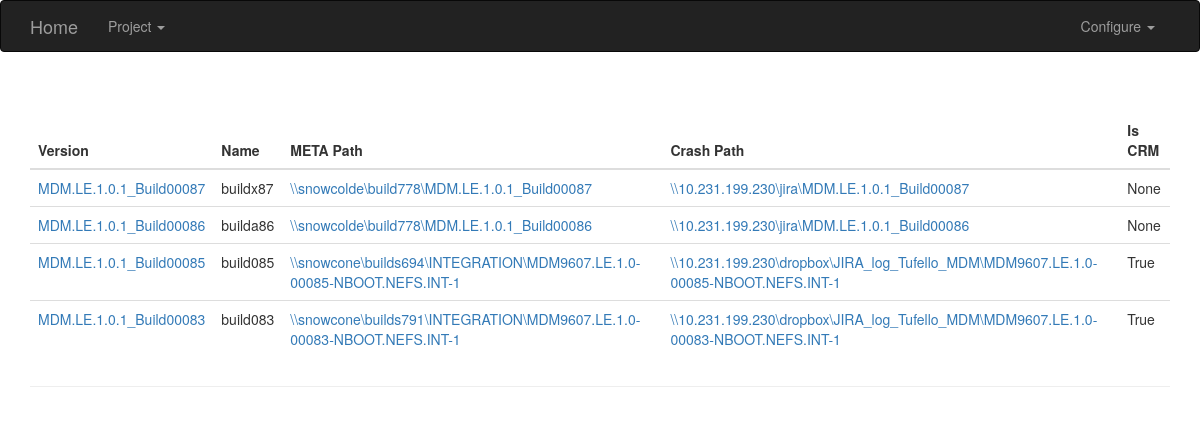
Page /build/list on the committed database.
### TBD.py (models this page shows, shortened)
class Build(db.Model):
    __tablename__ = 'builds'
    id = db.Column(db.Integer, primary_key=True)
    version = db.Column(db.TEXT, unique=True)
    name = db.Column(db.String(64), nullable=False)
    meta_path = db.Column(db.TEXT, nullable=False)
    crash_path = db.Column(db.TEXT, nullable=False)
    is_crm = db.Column(db.Boolean, nullable=True)
    td = db.relationship(TD, backref='build')

### TBD.py (the view)
@app.route('/build/list', methods=['GET', 'POST'])
def build_list():
    project = Project.query.order_by(Project.name).all()
    project_name = request.args.get('project_name', None)
    if project_name:
        builds = Build.query.join(Build.td).join(TD.project).filter(Project.name==project_name).order_by(db.desc(Build.version)).all()
    else:
        builds = Build.query.order_by(db.desc(Build.version)).all()
    if request.method == 'POST':
        build_list = []
        for build in builds:
            build_list.append({'version': build.version, 'name': build.name, 'meta_path': build.meta_path, 'crash_path': build.crash_path, 'is_crm': build.is_crm})
        return jsonify(code=0, result=build_list)
    else:
        return render_template('build_list.html', project=project, project_name=project_name, builds=builds)

### templates/build_list.html (shortened to what this page needs)
{% extends "base.html" %}
{% block content %}
<div class="container">
    <div class="page-header">
        <table class="table">
            <thead>
                <th>Version</th>
                <th>Name</th>
                <th>META Path</th>
                <th>Crash Path</th>
                <th>Is CRM</th>
            </thead>
            <tbody>
                {% for build in builds %}
                <tr>
                    <td><a href="{{ url_for('project_tbd') }}?project_name={{ project_name }}&build_version={{ build.version }}">{{ build.version }}</a></td>
                    <td>{{ build.name }}</td>
                    <td><a href="{{ build.meta_path }}">{{ build.meta_path }}</a></td>
                    <td><a href="{{ build.crash_path }}">{{ build.crash_path }}</a></td>
                    <td>{{ build.is_crm }}</td>
                </tr>
                {% endfor %}
            </tbody>
        </table>
    </div>
</div>
{% endblock %}7

### templates/base.html (shortened to what this page needs)
{% extends "bootstrap/base.html" %}
{% block head %}
{{ super() }}
{% endblock %}
{% block styles %}
<link href="{{ url_for('static', filename='css/bootstrap-3.3.5.min.css') }}" rel="stylesheet">
{% endblock %}
{% block navbar %}
<div class="navbar navbar-inverse" role="navigation">
    <div class="container">
        <div class="navbar-header">
            <a class="navbar-brand" href="{{ url_for('index') }}">Home</a>
        </div>
        <div class="navbar-collapse collapse">
            <ul class="nav navbar-nav">
                <li class="dropdown">
                    <a href="#" class="dropdown-toggle" data-toggle="dropdown">
                        Project <b class="caret"></b>
                    </a>
                </li>
            </ul>
            <ul class="nav navbar-nav navbar-right">
                <li class="dropdown">
                    <a href="#" class="dropdown-toggle" data-toggle="dropdown">
                        Configure <b class="caret"></b>
                    </a>
                </li>
            </ul>
        </div>
    </div>
</div>
{% endblock %}

### rows in the picture
Build: version "MDM.LE.1.0.1_Build00087", name "buildx87", meta_path "\\\\snowcolde\\build778\\MDM.LE.1.0.1_Build00087", crash_path "\\\\10.231.199.230\\jira\\MDM.LE.1.0.1_Build00087", is_crm "None"
Build: version "MDM.LE.1.0.1_Build00086", name "builda86", meta_path "\\\\snowcolde\\build778\\MDM.LE.1.0.1_Build00086", crash_path "\\\\10.231.199.230\\jira\\MDM.LE.1.0.1_Build00086", is_crm "None"
Build: version "MDM.LE.1.0.1_Build00085", name "build085", meta_path "\\\\snowcone\\builds694\\INTEGRATION\\MDM9607.LE.1.0-00085-NBOOT.NEFS.INT-1", crash_path "\\\\10.231.199.230\\dropbox\\JIRA_log_Tufello_MDM\\MDM9607.LE.1.0-00085-NBOOT.NEFS.INT-1", is_crm "True"
Build: version "MDM.LE.1.0.1_Build00083", name "build083", meta_path "\\\\snowcone\\builds791\\INTEGRATION\\MDM9607.LE.1.0-00083-NBOOT.NEFS.INT-1", crash_path "\\\\10.231.199.230\\dropbox\\JIRA_log_Tufello_MDM\\MDM9607.LE.1.0-00083-NBOOT.NEFS.INT-1", is_crm "True"
